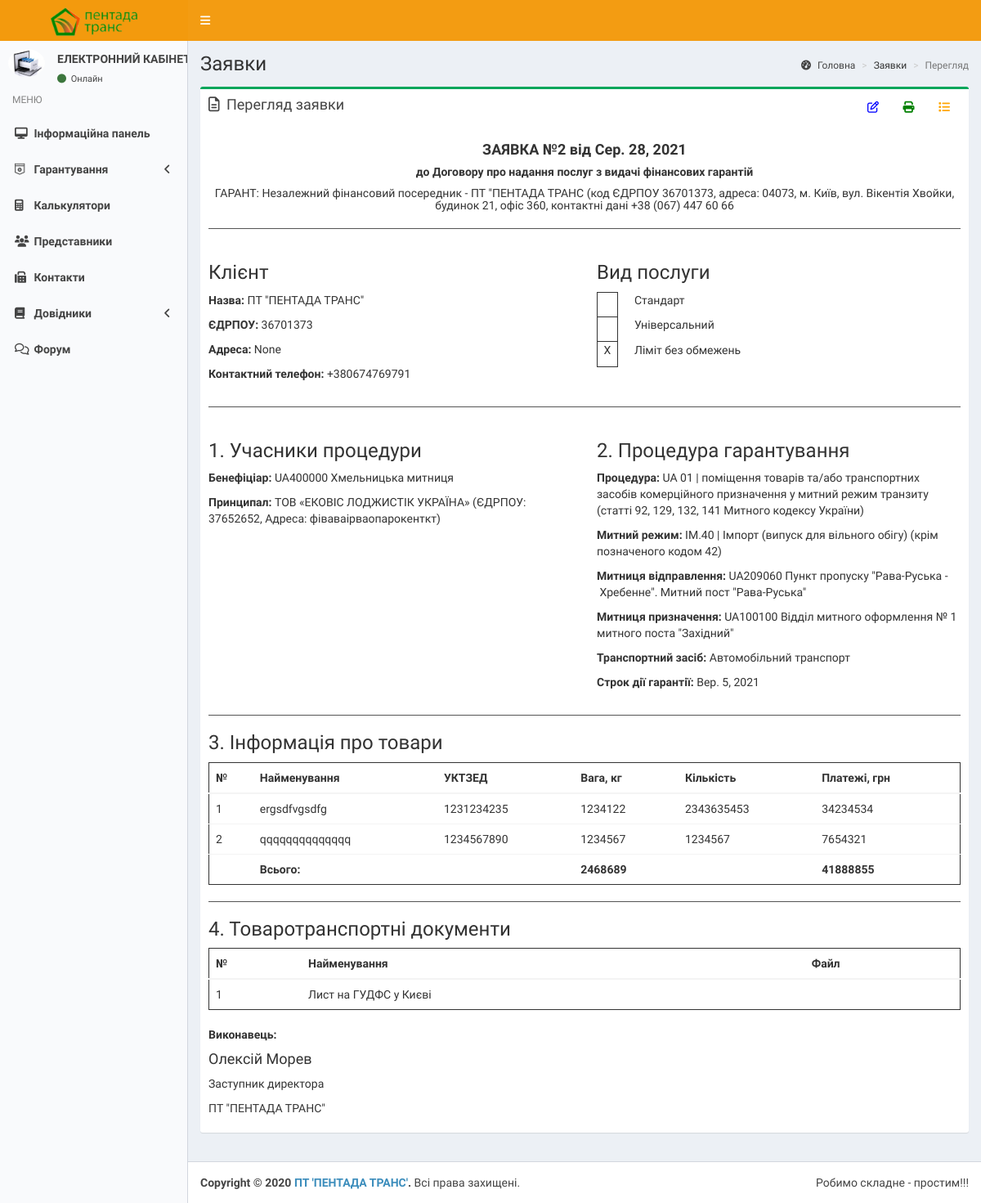
The page /orders/5/view/ on the database as committed earlier.
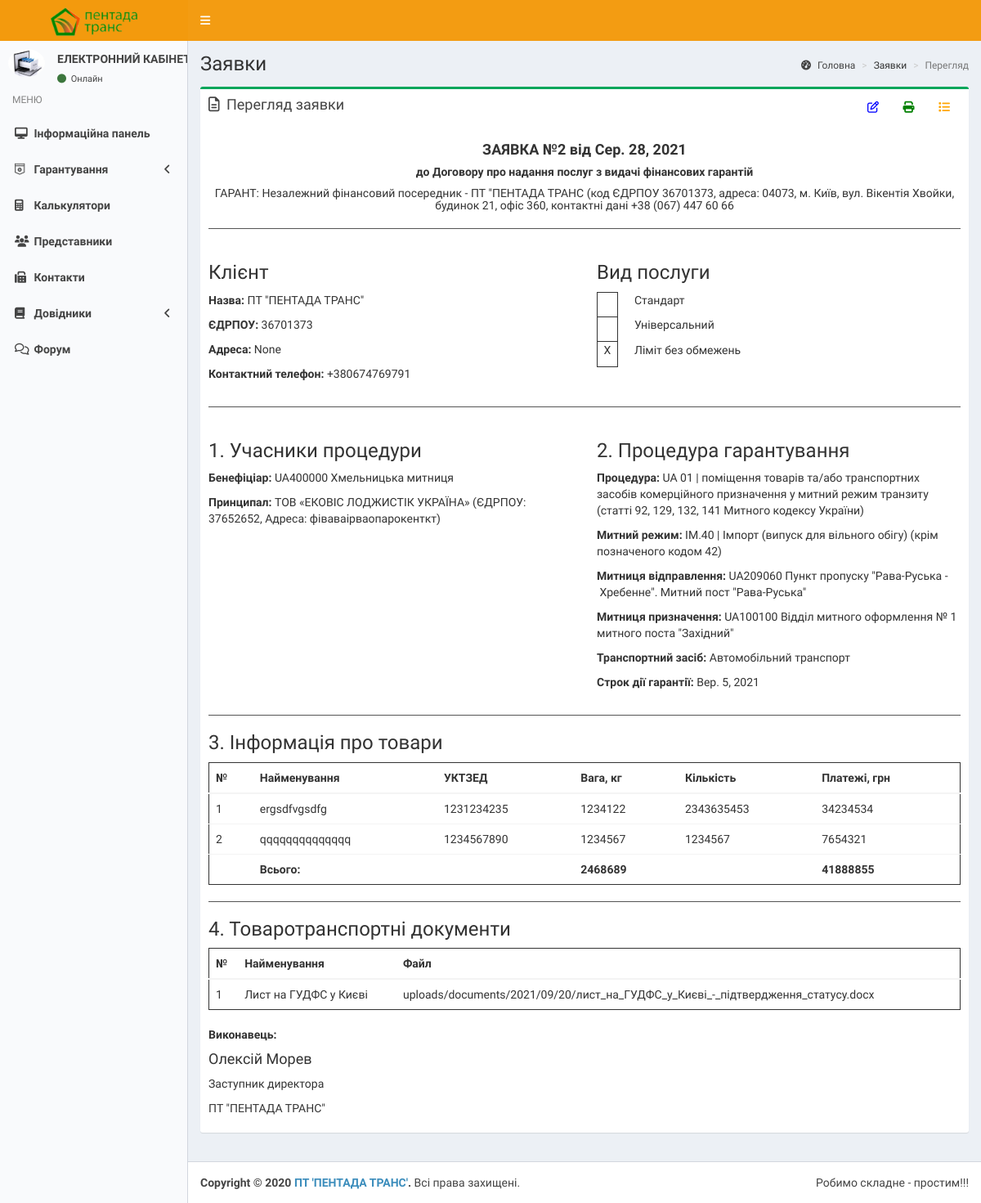
The same page on the database as committed later.
### orders/models.py (models this page shows, shortened)
class UploadDocs(models.Model):
    order = models.ForeignKey(
        Order,
        on_delete=models.CASCADE,
        related_name='uploaddocs',
    )
    doc_file = models.FileField(
        _('завантажити файл'),
        upload_to='uploads/documents/%Y/%m/%d/',
        null=True,
        blank=True
    )
    doc_name = models.CharField(
        _('назва документа'),
        max_length=255,
        null=True,
        blank=True)
    class Meta:
        verbose_name = _('товаросупровідний документ')
        verbose_name_plural = _('товаросупровідні документи')

### orders/views.py (the view, shortened to what this page needs)
# urls.py: path('<int:pk>/view/', views.OrderDetailView.as_view(), name='order_detail'),
class OrderDetailView(DetailView):
    model = Order
    template_name = 'orders/order_detail.html'

### orders/models.py (called while the page is built)
    def get_goods(self):
        return self.goods.filter(order=self.pk)

    def goods_total_number(self):
        return self.goods.filter(order=self.pk).aggregate(Sum('number'))['number__sum']

    def goods_total_duties(self):
        return self.goods.filter(order=self.pk).aggregate(Sum('duties'))['duties__sum']

    def get_docs(self):
        return self.uploaddocs.filter(order=self.pk)

### references/models.py (called while the page is built)
    def __str__(self):
        return str(' '.join([self.office_code, self.office_name]))[:100]

    def __str__(self):
        return str('.'.join([self.short_name, str(self.code)]))

    def __str__(self):
        return self.vehicle_type

    def __str__(self):
        return self.name

### templates/orders/order_detail.html (shortened to what the changed rows need)
{% extends 'base.html' %}
{% load static %}
{% load i18n %}
{% load crispy_forms_tags %}
{% block pageheader %}
    {% trans "Заявки" %}
{% endblock pageheader %}
{% block content %}
    <div class="box box-success">
        <div class="box-body">
            <div>
                <table class="table" style="border:solid 1.0pt;">
                    <thead>
                        <tr>
                            <th>{% trans "№" %}</th>
                            <th>{% trans "Найменування" %}</th>
                            <th>{% trans "УКТЗЕД" %}</th>
                            <th>{% trans "Вага, кг" %}</th>
                            <th>{% trans "Кількість" %}</th>
                            <th>{% trans "Платежі, грн" %}</th>
                        </tr>
                    </thead>
                </table>
            </div>
            <div>
                <table class="table" style="border:solid 1.0pt;">
                    <thead>
                        <tr>
                            <th>{% trans "№" %}</th>
                            <th>{% trans "Найменування" %}</th>
                            <th>{% trans "Файл" %}</th>
                        </tr>
                    </thead>
                    <tbody>
                        {% for doc in object.get_docs  %}
                        <tr>
                            <td>{{ forloop.counter }}</td>
                            <td>{{doc.doc_name}}</td>
                            <td>{{doc.doc_file.name}}</td>
                        </tr>
                        {% endfor %}
                    </tbody>
                </table>
            </div>
        </div>
    </div>
{% endblock %}

Rows that differ between the two databases and show on the page:
changed UploadDocs "Лист на ГУДФС у Києві": doc_file.name (not shown) → "uploads/documents/2021/09/20/лист_на_ГУДФС_у_Києві_-_підтвердження_статусу.docx"
